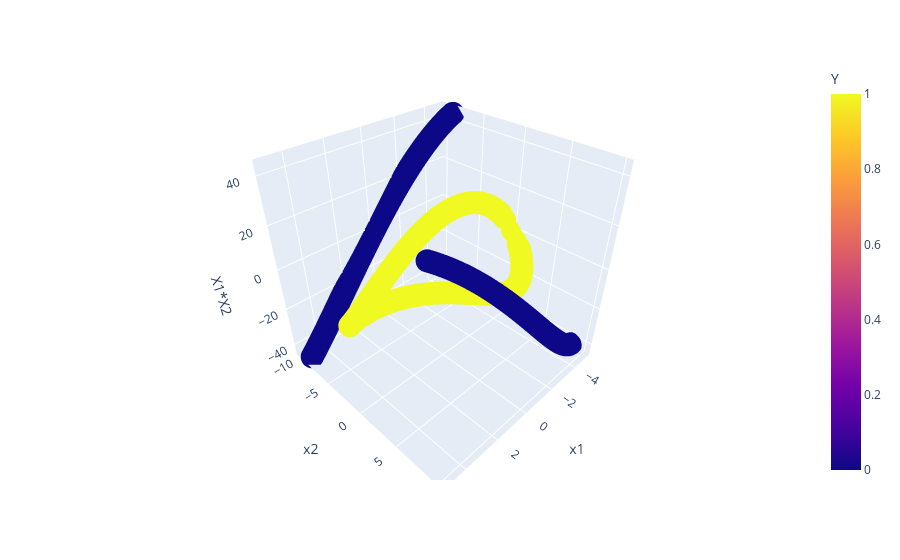

Source (notebook cell):
### Code cell
import plotly.express as px

fig = px.scatter_3d(df,x='x1',y='x2',z='X1*X2',color='Y')
fig.show()

### Figure 1 — Plotly figure (JSON) as saved in the notebook; plotly's stock layout.template omitted (floating-point values rounded to 4 significant figures; data arrays with more than 128 entries replaced by an {"elided": "..."} marker saying what was removed)
{"data": [{"hovertemplate": "x1=%{x}<br>x2=%{y}<br>X1*X2=%{z}<br>Y=%{marker.color}<extra></extra>", "legendgroup": "", "marker": {"color": {"elided": "400 int values"}, "coloraxis": "coloraxis", "symbol": "circle"}, "mode": "markers", "name": "", "scene": "scene", "showlegend": false, "type": "scatter3d", "x": {"elided": "400 float values"}, "y": {"elided": "400 float values"}, "z": {"elided": "400 float values"}}], "layout": {"coloraxis": {"colorbar": {"title": {"text": "Y"}}, "colorscale": [[0, "#0d0887"], [0.1111, "#46039f"], [0.2222, "#7201a8"], [0.3333, "#9c179e"], [0.4444, "#bd3786"], [0.5556, "#d8576b"], [0.6667, "#ed7953"], [0.7778, "#fb9f3a"], [0.8889, "#fdca26"], [1, "#f0f921"]]}, "legend": {"tracegroupgap": 0}, "margin": {"t": 60}, "scene": {"domain": {"x": [0, 1], "y": [0, 1]}, "xaxis": {"title": {"text": "x1"}}, "yaxis": {"title": {"text": "x2"}}, "zaxis": {"title": {"text": "X1*X2"}}}}}
